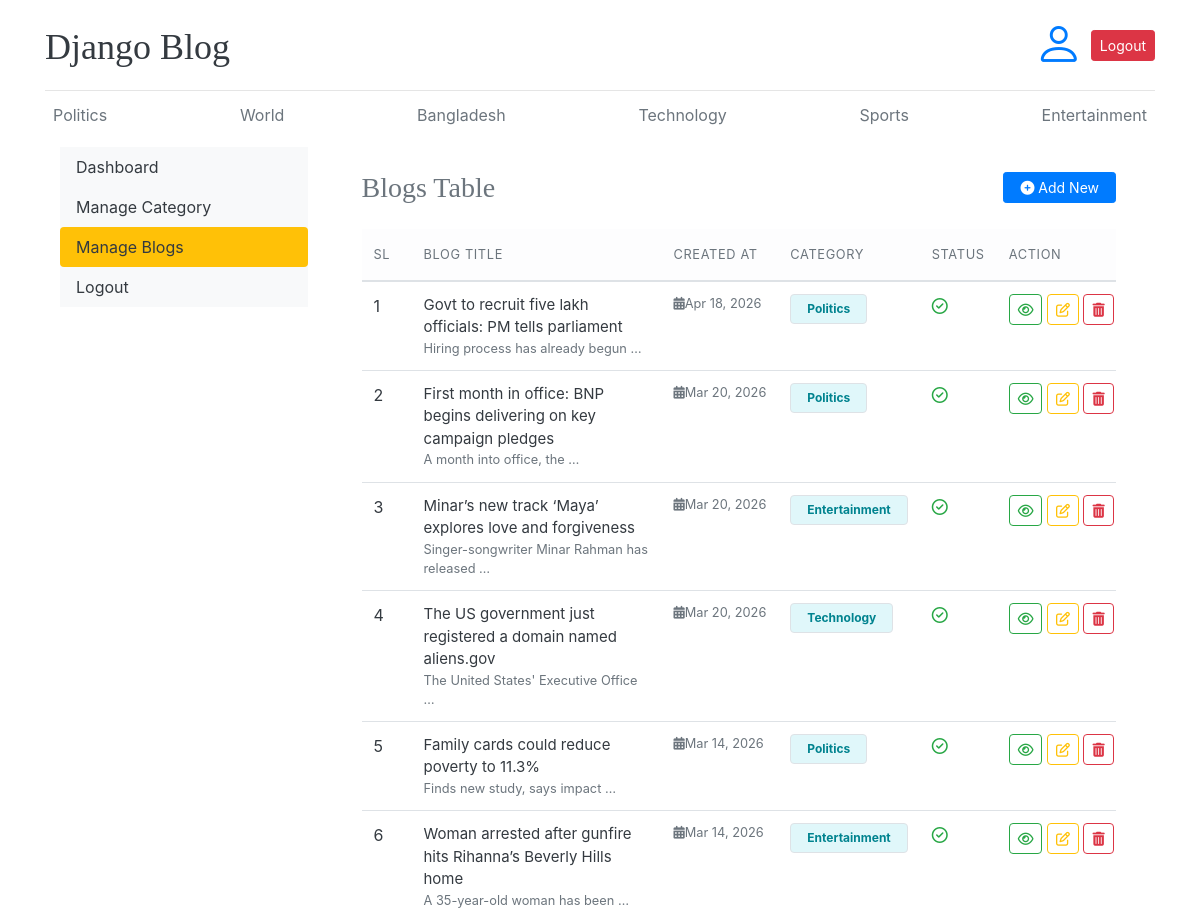
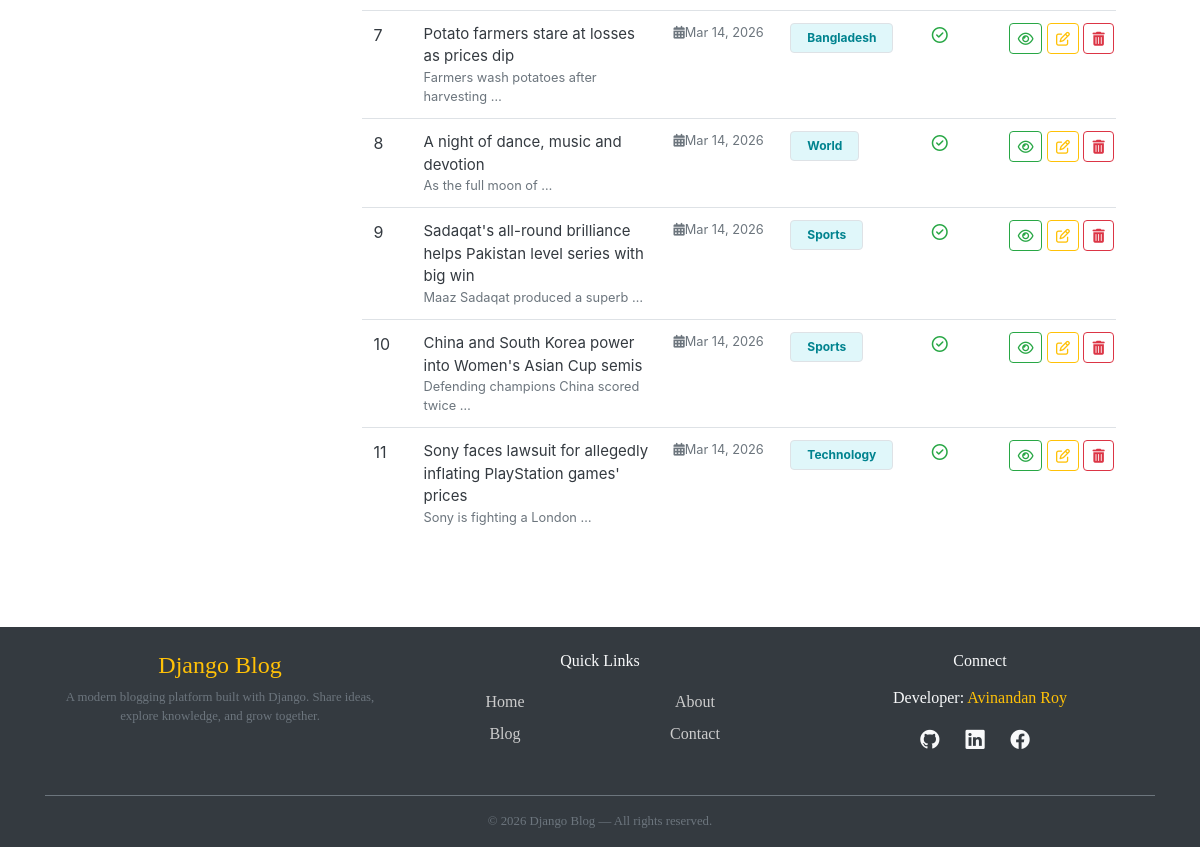
/dashboard/view_blog_list/ (signed in), run on an earlier commit of the app's database (2 pictures, top to bottom).
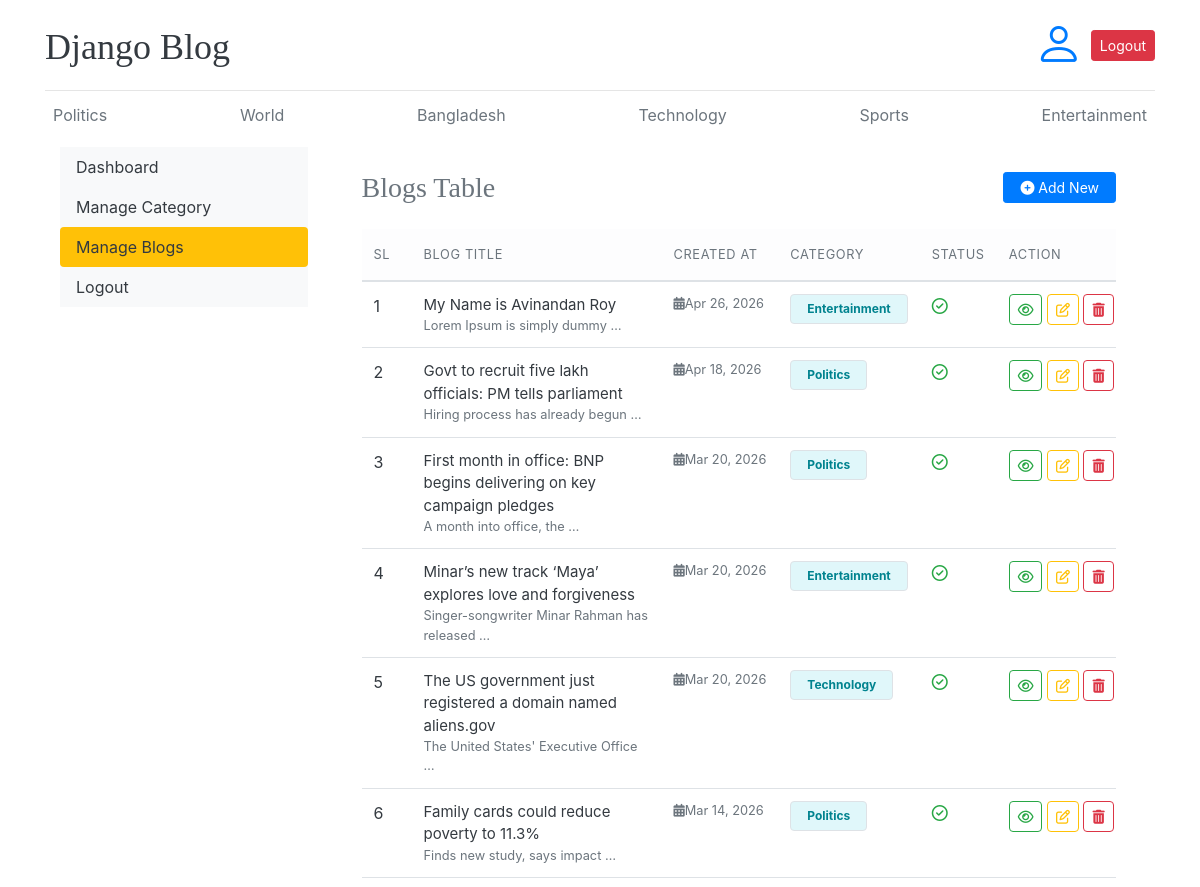
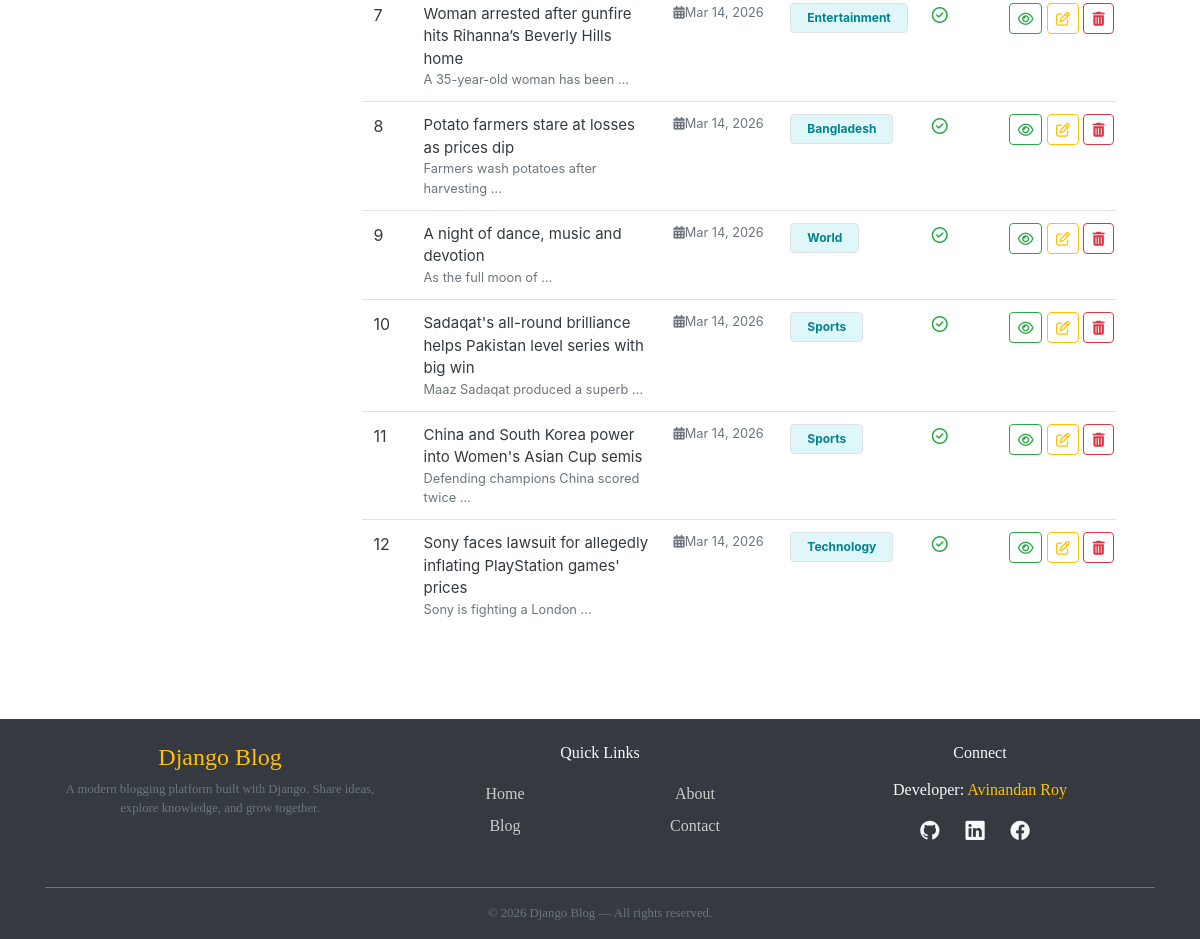
And on a later commit of the database (2 pictures, top to bottom).
### blogs/models.py (models this page shows, shortened)
class Category(models.Model):
    category_name = models.CharField(max_length= 100 , unique= True)
    created_at = models.DateTimeField(auto_now_add= True)
    updated_at = models.DateTimeField(auto_now= True)
    class Meta:
        verbose_name = 'Category'
        verbose_name_plural = 'Categories'
    def __str__(self):
        return self.category_name

class Blog(models.Model):
    title = models.CharField(max_length= 200)
    slug = models.SlugField(max_length=300 , unique= True, blank= True)
    category = models.ForeignKey(Category , on_delete=models.CASCADE)
    author = models.ForeignKey(User , on_delete= models.CASCADE)
    featured_image = models.ImageField(upload_to='uploads/%Y/%m/%d/')
    short_description = models.TextField(max_length=500)
    blog_body = models.TextField(max_length=10000)
    status = models.CharField(choices=STATUS_CHOICES, default='Draft' ,max_length=20)
    is_featured = models.BooleanField(default=False)
    created_at = models.DateTimeField(auto_now_add= True)
    updated_at = models.DateTimeField(auto_now= True)
    class Meta:
        verbose_name = 'Blog'
        verbose_name_plural = 'Blogs'
        ordering = ['-created_at']

### dashboard/views.py (the view)
# urls.py: path('view_blog_list/',views.view_blog_list ,name='view_blog_list'),
@login_required(login_url="login")
def view_blog_list(req):
    blogs = Blog.objects.all()
    context ={
       'blogs': blogs,
    }
    return render(req , "dashboard/view_blog_list.html", context)

### blogs/context_processors.py (called while the page is built)
def get_categories(request):
    categories = Category.objects.all()
    return dict( categories = categories )

def get_social_Links(request):
    social_links = Social_Media_Link.objects.all()
    return dict(social_links = social_links)

### templates/dashboard/view_blog_list.html (shortened to what this page needs)
{% extends 'base.html' %}
{% block content %}
  <div class="container-fluid">
    <div class="row">
      {% include 'dashboard/sidebar.html' %}
      <div class="col-md-9">
        <div class="card border-0 shadow-sm">
          <div class="card-body p-3 p-md-4">
            <div class="d-flex flex-column flex-sm-row justify-content-between align-items-sm-center mb-4">
              <h3 class="m-0 text-secondary fw-bold mb-3 mb-sm-0">Blogs Table</h3>
              <a href="{% url 'add_blog' %}" class="btn btn-primary btn-sm rounded-pill px-3 align-self-start align-self-sm-center"><i class="fa fa-plus-circle me-1"></i> Add New</a>
            </div>
            <div class="table-responsive">
              <table class="table table-hover align-middle">
                <thead class="table-light">
                  <tr>
                    <th class="text-muted text-uppercase small py-3" style="min-width: 50px;">SL</th>
                    <th class="text-muted text-uppercase small py-3" style="min-width: 250px;">Blog Title</th>
                    <th class="text-muted text-uppercase small py-3" style="min-width: 50px;">Created at</th>
                    <th class="text-muted text-uppercase small py-3" style="min-width: 50px;">Category</th>
                    <th class="text-muted text-uppercase small py-3" style="min-width: 50px;">Status</th>
                    <th class="text-muted text-uppercase small py-3 text-end" style="min-width: 100px;">Action</th>
                  </tr>
                </thead>
                <tbody>
                  {% for blog in blogs %}
                    <tr>
                      <td class="fw-bold text-dark">{{ forloop.counter }}</td>
                      <td>
                        <div class="d-flex flex-column">
                          <a class="fw-bold text-dark" style="font-size: 15px;" href="{% url 'single_post_view' blog.category blog.slug %}">{{ blog.title }}</a>
                          <small class="text-muted">{{ blog.short_description|truncatewords:5 }}</small>
                        </div>
                      </td>
                      <td class="text-muted small">
                        <span class="text-nowrap"><i class="fa fa-calendar-alt me-1"></i>{{ blog.created_at|date:'M d, Y' }}</span>
                      </td>
                      <td>
                        <span class="badge bg-info-subtle text-info border border-info-subtle px-3 py-2 rounded-pill">{{ blog.category }}</span>
                      </td>
                      <td>
                        {% if blog.status == 'Published' %}
                          <i class="fa-regular fa-circle-check text-success"></i>
                        {% else %}
                          <i class="fa-regular fa-circle-xmark text-danger"></i>
                        {% endif %}
                      </td>
                      <td class="text-end">
                        <div class="d-flex justify-content-start gap-2">
                          <a href="{% url 'single_post_view' blog.category blog.slug %}" class="btn btn-outline-success btn-sm rounded" title="View"><i class="fa fa-eye"></i></a>
                          <a href="{% url 'edit_blog' blog.slug %}" class="btn btn-outline-warning btn-sm rounded" title="Edit"><i class="fa fa-edit"></i></a>
                          <a href="{% url 'delete_blog' blog.slug %}" class="btn btn-outline-danger btn-sm rounded" title="Delete"><i class="fa fa-trash"></i></a>
                        </div>
                      </td>
                    </tr>
                  {% endfor %}
                </tbody>
              </table>
            </div>
          </div>
        </div>
      </div>
    </div>
  </div>
{% endblock %}

### templates/base.html (shortened to what this page needs)
{% load static %}
<!DOCTYPE html>
<html lang="en">
  <head>
    <link href="https://getbootstrap.com/docs/4.0/dist/css/bootstrap.min.css" rel="stylesheet" />
    <link href="https://cdn.jsdelivr.net/npm/bootstrap-icons@1.11.3/font/bootstrap-icons.css" rel="stylesheet" />
    <link rel="stylesheet" href="{% static 'css/blog.css' %}" />
  </head>
  <body>
    <div class="content-wrapper">
      <div class="container">
        <header class="blog-header py-3">
          <div class="row flex-nowrap justify-content-between align-items-center">
            <div class="col-8 pt-1">
              <a class="blog-header-logo text-dark" href="/">Django Blog</a>
            </div>
            <div class="col-4 d-flex justify-content-end align-items-center">
              {% if not user.is_authenticated %}
                <a class="btn btn-sm btn-warning" href="{% url 'login' %}">Login</a> &nbsp;
                <a class="btn btn-sm btn-outline-secondary" href="{% url 'register' %}">Register</a>
              {% else %}
                <a href="{% url 'dashboard' %}"><i class="bi bi-person pr-2 display-4 fw-bold"></i></a>
                <a class="btn btn-sm btn-danger" href="{% url 'logout' %}">Logout</a>
              {% endif %}
            </div>
          </div>
        </header>
        <div class="nav-scroller py-1 mb-2">
          <nav class="nav d-flex justify-content-between">
            {% for category in categories %}
              {% if category %}
                <a class="p-2 text-muted" href="{% url 'post_by_category' category.id %}">{{ category.category_name }}</a>
              {% endif %}
            {% endfor %}
          </nav>
        </div>
        {% block content %}
        {% endblock %}
      </div>
    </div>
    <footer class="footer bg-dark text-light pt-4 pb-3 mt-5">
      <div class="container">
        <div class="row text-center text-md-start">
          <div class="col-12 col-md-4 mb-4">
            <h4 class="fw-bold text-warning">Django Blog</h4>
            <p class="small text-muted px-2 px-md-0">A modern blogging platform built with Django. Share ideas, explore knowledge, and grow together.</p>
          </div>
          <div class="col-12 col-md-4 mb-4">
            <h6 class="fw-semibold mb-3">Quick Links</h6>
            <div class="row">
              <div class="col-6">
                <a href="/" class="footer-link py-1 d-block">Home</a>
                <a href="#" class="footer-link py-1 d-block">Blog</a>
              </div>
              <div class="col-6">
                <a href="#" class="footer-link py-1 d-block">About</a>
                <a href="#" class="footer-link py-1 d-block">Contact</a>
              </div>
            </div>
          </div>
          <div class="col-12 col-md-4 mb-4">
            <h6 class="fw-semibold mb-3">Connect</h6>
            <p>
              Developer:
              <a href="#" class="text-warning text-decoration-none fw-semibold">Avinandan Roy</a>
            </p>
            <div class="d-flex justify-content-center justify-content-md-center gap-3 mt-2">
              <a href="#" class="footer-icon text-light mx-2"><i class="bi bi-github"></i></a>
              <a href="#" class="footer-icon text-light mx-2"><i class="bi bi-linkedin"></i></a>
              <a href="#" class="footer-icon text-light mx-2"><i class="bi bi-facebook"></i></a>
            </div>
          </div>
        </div>
        <hr class="border-secondary my-3" />
        <div class="text-center small text-muted px-2">© 2026 Django Blog — All rights reserved.</div>
      </div>
    </footer>
  </body>
</html>

What changed in the data, as far as the page shows it:
added Blog: title "My Name is Avinandan Roy", short_description "Lorem Ipsum is simply dummy …", created_at "Apr 26, 2026", category "Entertainment", status "Published" (drawn)
